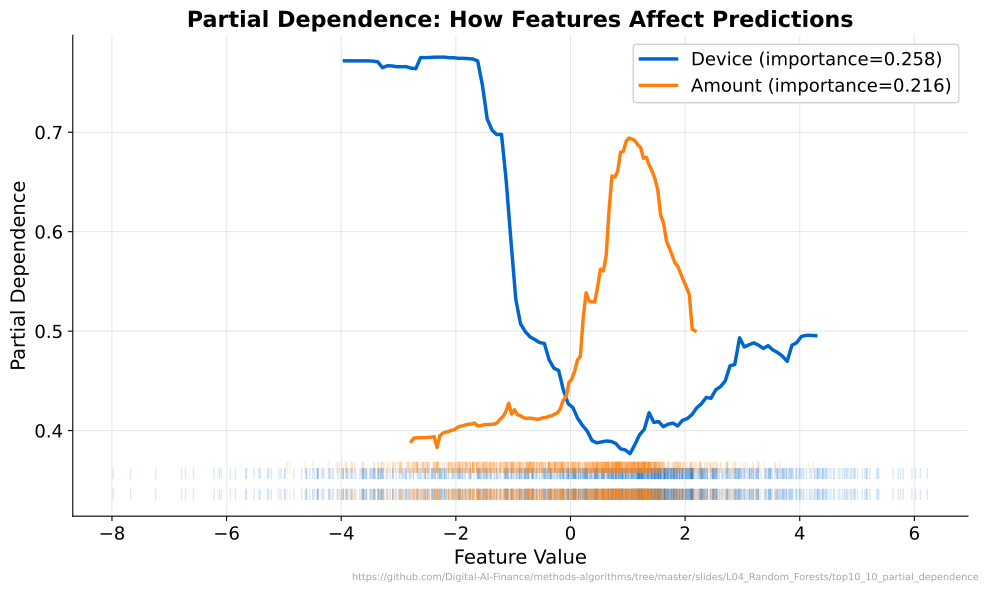

The Python source for this figure:
"""Partial Dependence: How Features Affect Predictions"""
import matplotlib.pyplot as plt
import numpy as np
from pathlib import Path
from sklearn.datasets import make_classification
from sklearn.ensemble import RandomForestClassifier
from sklearn.inspection import partial_dependence

CHART_METADATA = {
    'title': 'Partial Dependence: How Features Affect Predictions',
    'description': 'PDP lines for top 2 features by importance with rug plots',
    'url': 'https://github.com/Digital-AI-Finance/methods-algorithms/tree/master/slides/L04_Random_Forests/top10_10_partial_dependence'
}

plt.rcParams.update({
    'font.size': 14, 'axes.labelsize': 14, 'axes.titlesize': 16,
    'xtick.labelsize': 13, 'ytick.labelsize': 13, 'legend.fontsize': 13,
    'figure.figsize': (10, 6), 'figure.dpi': 150,
    'axes.spines.top': False, 'axes.spines.right': False,
})

MLPURPLE = '#3333B2'
MLBLUE = '#0066CC'
MLORANGE = '#FF7F0E'
MLGREEN = '#2CA02C'
MLRED = '#D62728'

feature_names = ['Amount', 'Frequency', 'Distance', 'Time', 'Device', 'Country']
X, y = make_classification(n_samples=1000, n_features=6, n_informative=4, random_state=42)

clf = RandomForestClassifier(n_estimators=200, random_state=42)
clf.fit(X, y)

importances = clf.feature_importances_
top2_idx = np.argsort(importances)[-2:][::-1]

fig, ax = plt.subplots(figsize=(10, 6))

for i, (feat_idx, color) in enumerate(zip(top2_idx, [MLBLUE, MLORANGE])):
    pdp_result = partial_dependence(clf, X, features=[feat_idx], kind='average')
    pd_values = pdp_result['average'][0]
    feat_values = pdp_result['grid_values'][0]

    ax.plot(feat_values, pd_values, color=color, linewidth=2.5,
            label=f"{feature_names[feat_idx]} (importance={importances[feat_idx]:.3f})")

    # Rug plot
    ax.plot(X[:, feat_idx], np.full(len(X), ax.get_ylim()[0] if i == 0 else pd_values.min() - 0.02),
            '|', color=color, alpha=0.15, markersize=8)

# Redo rug after axis limits are set
ax.set_ylim(auto=True)
y_bottom = ax.get_ylim()[0]
for feat_idx, color in zip(top2_idx, [MLBLUE, MLORANGE]):
    ax.plot(X[:, feat_idx], np.full(len(X), y_bottom), '|', color=color, alpha=0.15, markersize=8)

ax.set_xlabel("Feature Value")
ax.set_ylabel("Partial Dependence")
ax.set_title("Partial Dependence: How Features Affect Predictions", fontsize=16, fontweight='bold')
ax.legend(loc='best', framealpha=0.9)
ax.grid(True, alpha=0.3)

plt.figtext(0.99, 0.01, CHART_METADATA['url'], fontsize=7, color='gray', ha='right', va='bottom', alpha=0.7)
plt.tight_layout()
plt.savefig(Path(__file__).parent / 'chart.pdf', dpi=300, bbox_inches='tight')
plt.close()
print("Chart saved: top10_10_partial_dependence/chart.pdf")
